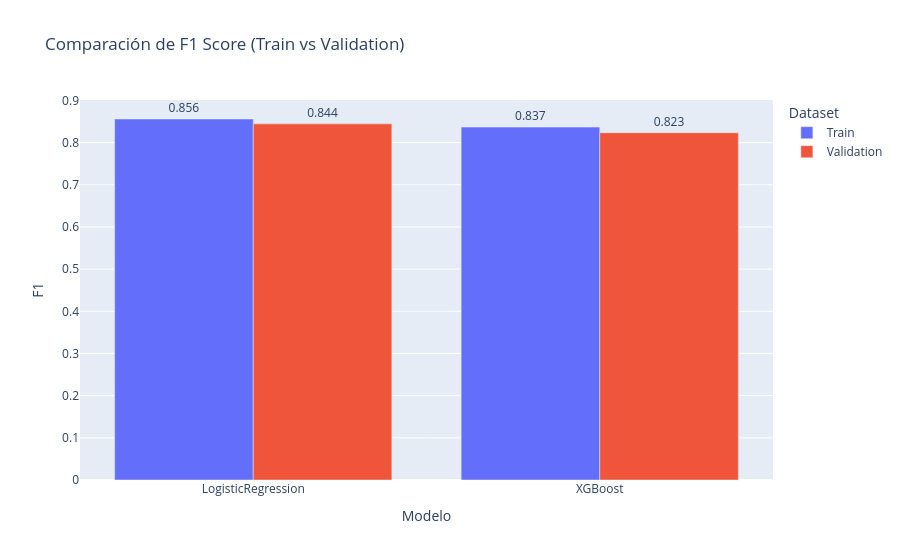

Notebook source saved alongside this figure:
### Code cell
# Gráfico comparativo de F1
fig_f1 = px.bar(
    results_df,
    x="Modelo",
    y="F1",
    color="Dataset",
    barmode="group",
    text=results_df["F1"].round(3),
    title="Comparación de F1 Score (Train vs Validation)"
)
fig_f1.update_traces(textposition="outside")
fig_f1.show()

### Figure 1 — Plotly figure (JSON) as saved in the notebook; plotly's stock layout.template omitted (floating-point values rounded to 4 significant figures)
{"data": [{"alignmentgroup": "True", "hovertemplate": "Dataset=Train<br>Modelo=%{x}<br>F1=%{y}<br>text=%{text}<extra></extra>", "legendgroup": "Train", "marker": {"color": "#636efa", "pattern": {"shape": ""}}, "name": "Train", "offsetgroup": "Train", "orientation": "v", "showlegend": true, "text": [0.856, 0.837], "textposition": "outside", "type": "bar", "x": ["LogisticRegression", "XGBoost"], "xaxis": "x", "y": [0.856, 0.8368], "yaxis": "y"}, {"alignmentgroup": "True", "hovertemplate": "Dataset=Validation<br>Modelo=%{x}<br>F1=%{y}<br>text=%{text}<extra></extra>", "legendgroup": "Validation", "marker": {"color": "#EF553B", "pattern": {"shape": ""}}, "name": "Validation", "offsetgroup": "Validation", "orientation": "v", "showlegend": true, "text": [0.844, 0.823], "textposition": "outside", "type": "bar", "x": ["LogisticRegression", "XGBoost"], "xaxis": "x", "y": [0.8444, 0.8234], "yaxis": "y"}], "layout": {"barmode": "group", "legend": {"title": {"text": "Dataset"}, "tracegroupgap": 0}, "title": {"text": "Comparación de F1 Score (Train vs Validation)"}, "xaxis": {"anchor": "y", "domain": [0, 1], "title": {"text": "Modelo"}}, "yaxis": {"anchor": "x", "domain": [0, 1], "title": {"text": "F1"}}}}
